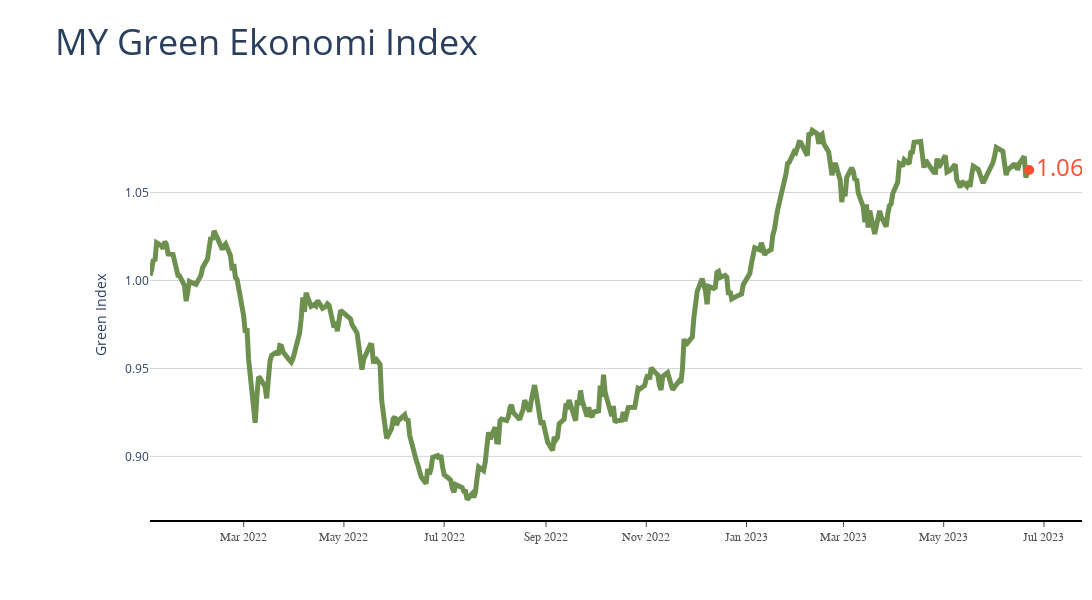

Here is the notebook cell this chart was saved with:
### Code cell
import plotly.express as px
import plotly.graph_objects as go

fig = go.Figure()
fig.add_scatter(x=tdf.index, y = tdf['green_index'],
                mode = 'lines',
                line = dict(color='#6d904f', width=5),
                showlegend=False)

fig.add_scatter(x = [fig.data[0].x[-1]], y = [fig.data[0].y[-1]],
                     mode = 'markers + text',
                     marker = {'color':'#fc4f30', 'size':10},
                     showlegend = False,
                     text = ['{:,.2f}'.format(fig.data[0].y[-1])],
                     textfont=dict(color='#fc4f30', size=24),
                     textposition='middle right')

fig.update_layout(
        title=dict(text='MY Green Ekonomi Index', font_size=36),
        width=1200, height=600,
            xaxis=dict(
                autorange=True,
                showline=True,
                showgrid=False,
                showticklabels=True,
                automargin=True,
                linecolor='black',
                linewidth=2,
                ticks='outside',
                tickfont=dict(
                    family='Arial',
                    size=12,
                    color='rgb(82, 82, 82)',
                ),
            ),
            yaxis=dict(
                title='Green Index',
                gridcolor='#D5D8DC',
                tickformat='.2f',
                showgrid=True,
                zeroline=False,
                showline=False,
                showticklabels=True,
            ),
            autosize=True,
            margin=dict(
                autoexpand=True,
                l=150,
                r=10,
                t=110,
                #pad=200,
            ),
            showlegend=True,
            legend=dict(
            orientation="h",
            yanchor="top",
            y=-0.2,
            xanchor="left",
            ),
            plot_bgcolor='white')
fig.layout.xaxis.fixedrange = True
fig.layout.yaxis.fixedrange = True
fig.show()

### Figure 1 — Plotly figure (JSON) as saved in the notebook; plotly's stock layout.template omitted (floating-point values rounded to 4 significant figures; data arrays with more than 128 entries replaced by an {"elided": "..."} marker saying what was removed)
{"data": [{"line": {"color": "#6d904f", "width": 5}, "mode": "lines", "showlegend": false, "type": "scatter", "x": {"elided": "357 str values"}, "y": {"elided": "357 float values"}}, {"marker": {"color": "#fc4f30", "size": 10}, "mode": "markers+text", "showlegend": false, "text": ["1.06"], "textfont": {"color": "#fc4f30", "size": 24}, "textposition": "middle right", "type": "scatter", "x": ["2023-06-22"], "y": [1.063]}], "layout": {"autosize": true, "height": 600, "legend": {"orientation": "h", "x": 0, "xanchor": "left", "y": -0.2, "yanchor": "top"}, "margin": {"autoexpand": true, "l": 150, "r": 10, "t": 110}, "plot_bgcolor": "white", "showlegend": true, "title": {"font": {"size": 36}, "text": "MY Green Ekonomi Index"}, "width": 1200, "xaxis": {"automargin": true, "autorange": true, "fixedrange": true, "linecolor": "black", "linewidth": 2, "range": ["2022-01-03", "2023-07-23 17:50:00.4584"], "showgrid": false, "showline": true, "showticklabels": true, "tickfont": {"color": "rgb(82, 82, 82)", "family": "Arial", "size": 12}, "ticks": "outside", "type": "date"}, "yaxis": {"autorange": true, "fixedrange": true, "gridcolor": "#D5D8DC", "range": [0.8639, 1.097], "showgrid": true, "showline": false, "showticklabels": true, "tickformat": ".2f", "title": {"text": "Green Index"}, "type": "linear", "zeroline": false}}}
